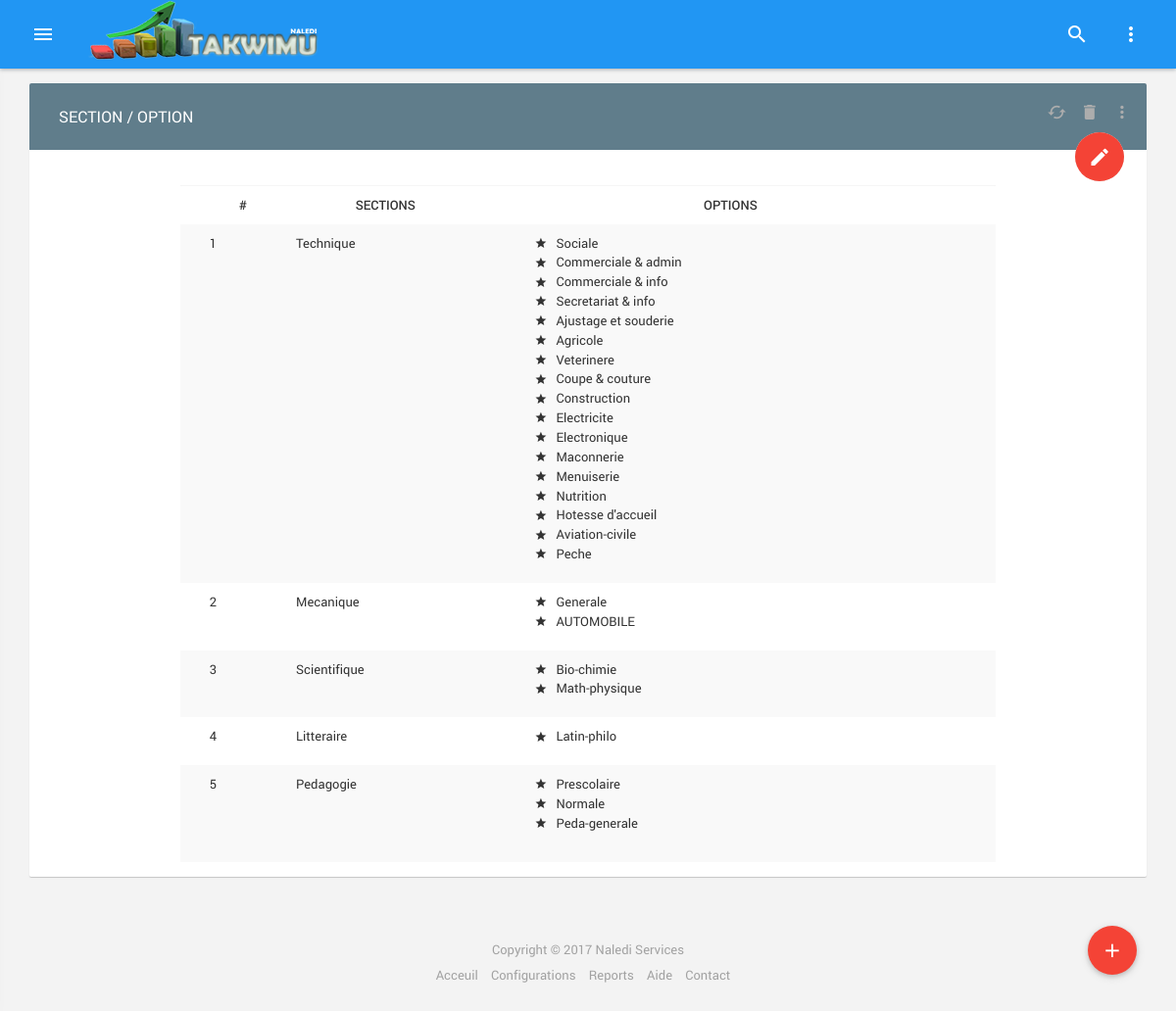
Screenshot of /public/section_option.php (signed in) with the database file from the repository.
### tables this page shows
CREATE TABLE `section` (
  `id` int(11) NOT NULL,
  `nom_section` varchar(200) NOT NULL
);

CREATE TABLE `option` (
  `id` int(11) NOT NULL,
  `nom_option` varchar(200) NOT NULL,
  `belongs_to` int(11) NOT NULL
);

### templates/section_option_templates.php (the view, shortened to what this page needs)
<header id="header" class="clearfix" data-ma-theme="blue">
            <ul class="h-inner">
                <li class="hi-trigger ma-trigger" data-ma-action="sidebar-open" data-ma-target="#sidebar">
                    <div class="line-wrap">
                        <div class="line top"></div>
                        <div class="line center"></div>
                        <div class="line bottom"></div>
                    </div>
                </li>
                <li class="hidden-xs">
                    <a href="index.html" class="m-l-10">
                        <img src="img/demo/logo.png" alt="">
                    </a>
                </li>
                <li class="pull-right">
                    <ul class="hi-menu">
                        <li data-ma-action="search-open">
                            <a href="#"><i class="him-icon zmdi zmdi-search"></i></a>
                        </li>
                        <li class="dropdown">
                            <a data-toggle="dropdown" href="#"><i class="him-icon zmdi zmdi-more-vert"></i></a>
                        </li>
                    </ul>
                </li>
            </ul>
        </header>
<section id="main">
            <section id="content">
                <div class="container">
                    <div class="card ">
                    <?php if(isset($_SESSION['current_session'])): ?>
                        <div id="todo1" class="card">
                            <div class="card-header bgm-bluegray ch-alt m-b-20">
                                <h2>SECTION / OPTION </h2>
                                <ul class="actions">
                                        <li>
                                            <a href="#">
                                                <i class="zmdi zmdi-refresh-alt"></i>
                                            </a>
                                        </li>
                                        <li>
                                            <a href="#">
                                                <i class="zmdi zmdi-delete"></i>
                                            </a>
                                        </li>
                                        <li class="dropdown">
                                            <a href="#" data-toggle="dropdown">
                                                <i class="zmdi zmdi-more-vert"></i>
                                            </a>
                                        </li>
                                    </ul>
                            </div>
                            <div class="card-body ">
                                <div class="t-add">
                                    <i class="bgm-red ta-btn zmdi zmdi-edit" data-ma-action="todo-form-open"></i>
                                </div>
                                <div class="list-group">
                                    <div class="list-group-item media">
                                       <div class="col-sm-12">
                                   </div>
                                 <div class="col-sm-12">
                                <table id="data-table-basicn" class="table table-condensed table-striped table-bordered" style="width: 75%;margin: auto;">
                                <thead>
                                <tr>
                                    <th>#</th>
                                    <th>Sections</th>
                                    <th>Options</th>
                                </tr>
                                </thead>
                                <tbody>
                                <?php
                                $num = 1;
                                    foreach ($table_section as $sec)
                                    {
                                        echo("<tr>");
                                        echo("<td>" . $num . "</td>");
                                        echo("<td>" . $sec["nom_section"] . "</td>");
                                        echo("<td><ul class='clist clist-star'>");
                                        foreach ($table_option as $option) {
                                            if ($sec["id"] ==$option["belongs_to"] ) {
                                                 echo '<li>'.$option["nom_option"].'</li>';
                                            }
                                        }
                                        echo("</ul></td>");
                                        echo("</tr>");
                                        $num++;
                                    }
                                ?>
                                </tbody>
                            </table>
                            </div>
                                    </div>
                                </div>
                            </div>
                        </div>
                        <button class="btn btn-float btn-danger m-btn waves-effect waves-circle waves-float" data-toggle="modal" href="#modalAjouterParoisse"><i class="zmdi zmdi-plus"></i></button>
                    <?php endif; ?>
                    </div>
                </div>
            </section>
        </section>
        <footer id="footer">
            Copyright &copy; 2017 Naledi Services
            <ul class="f-menu">
                <li><a href="#">Acceuil</a></li>
                <li><a href="#">Configurations</a></li>
                <li><a href="#">Reports</a></li>
                <li><a href="#">Aide</a></li>
                <li><a href="#">Contact</a></li>
            </ul>
        </footer>

### public/css/demo.css (style rules this page uses)
.zmdi { font-size: 30px; }
#content { margin-top: -50px !important; }
.clist li { position: relative; padding: 0 0 0 22px !important; }
.h-inner img { margin-top: -20px; }
tr>th { text-align: center !important; }
#todo1 { background: #FFF; color: #333; font-family:inherit; }
.t-add { top: 50px !important; }
.ta-btn { color: #fff !important; }
.t-add, .modal-content1 { background: #e2e2e2; }

### rows the page displays
section: nom_section "Technique"
option: nom_option "Sociale"
option: nom_option "Commerciale & admin"
option: nom_option "Commerciale & info"
option: nom_option "Secretariat & info"
option: nom_option "Ajustage et souderie"
option: nom_option "Agricole"
option: nom_option "Veterinere"
option: nom_option "Coupe & couture"
option: nom_option "Construction"
option: nom_option "Electricite"
option: nom_option "Electronique"
option: nom_option "Maconnerie"
option: nom_option "Menuiserie"
option: nom_option "Nutrition"
option: nom_option "Hotesse d'accueil"
option: nom_option "Aviation-civile"
option: nom_option "Peche"
section: nom_section "Mecanique"
option: nom_option "Generale"
option: nom_option "AUTOMOBILE"
section: nom_section "Scientifique"
option: nom_option "Bio-chimie"
option: nom_option "Math-physique"
section: nom_section "Litteraire"
option: nom_option "Latin-philo"
section: nom_section "Pedagogie"
option: nom_option "Prescolaire"
option: nom_option "Normale"
option: nom_option "Peda-generale"
